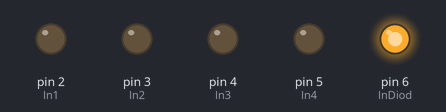
A sketch run on a simulated Arduino Uno, built with avr-gcc and run on an emulated ATmega328P. On the bench: output pins drawn as LEDs (lit = HIGH).

Above: at 0.1 s.
At 4.4 s:
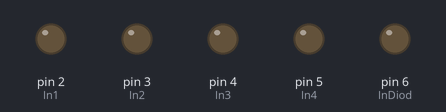
Timing chart, 0 to 6.5 s (numbered marks = the images above):
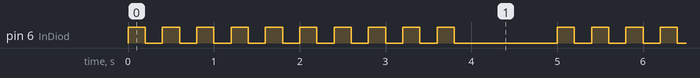

Measured:
- by itself, pin 6 (InDiod): repeats every 5.0 s: 8 × (HIGH 0.20 s, LOW 0.20 s), HIGH 0.20 s, LOW 1.2 s, HIGH 0.20 s, LOW 0.20 s
- by itself, everything shown: repeats every 5.0 s, in 20 steps

The sketch:

listing_6_2.ino
```cpp
//Создадим переменные для хранения номеров используемых пинов/портов Arduino.
int In1, In2, In3, In4, InDiod;
//Настройка
void setup() {
  // Присвоим переменным номера пинов Arduino.
  InDiod = 6;
  pinMode(InDiod, OUTPUT);
  digitalWrite(InDiod, HIGH);
  In1 = 2;
  In2 = 3;
  In3 = 4;
  In4 = 5;

  //Переведем данные пины/порты в режим вывода.
  pinMode(In1, OUTPUT);
  pinMode(In2, OUTPUT);
  pinMode(In3, OUTPUT);
  pinMode(In4, OUTPUT);

}
//Тело программы
void loop() {
 for (int i = 0; i < 10; i++)
  {
    digitalWrite(InDiod, HIGH);
    delay(200);
    digitalWrite(InDiod, LOW);
    delay(200);
  }
  delay(1000);
}
```
